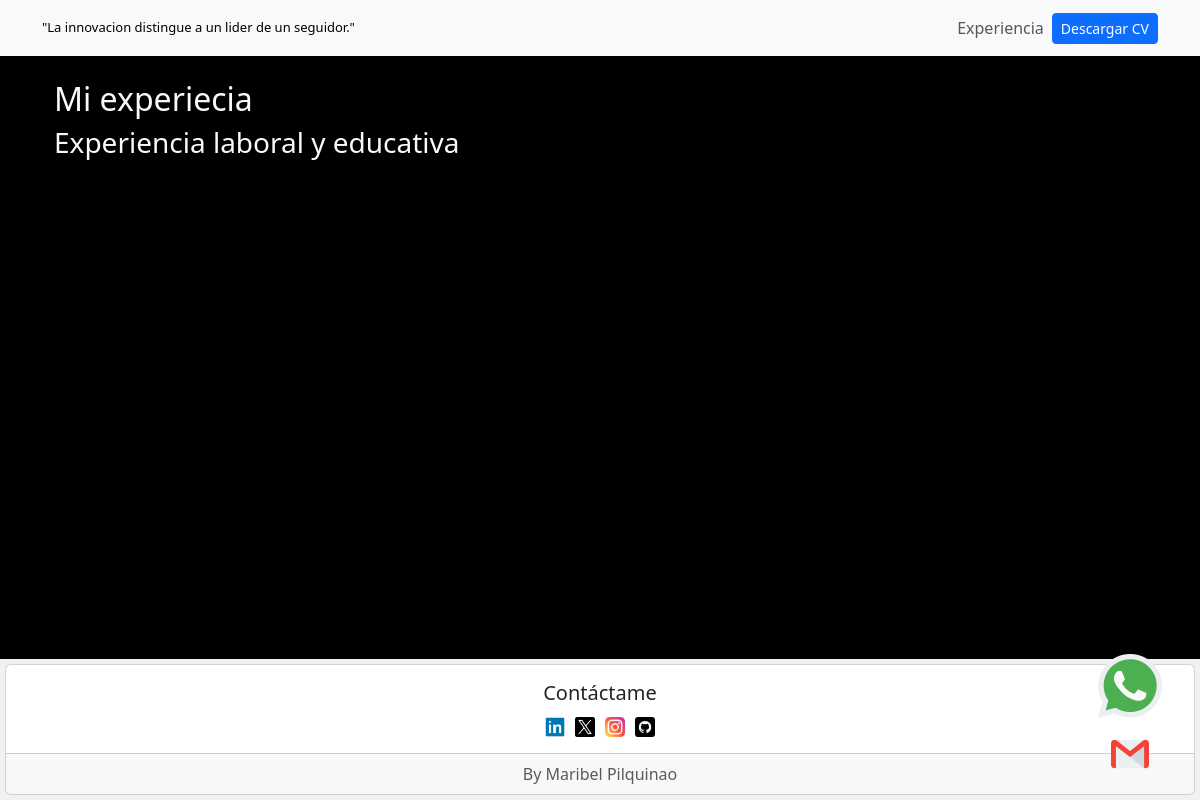
Before: /experience/ with the older database file.
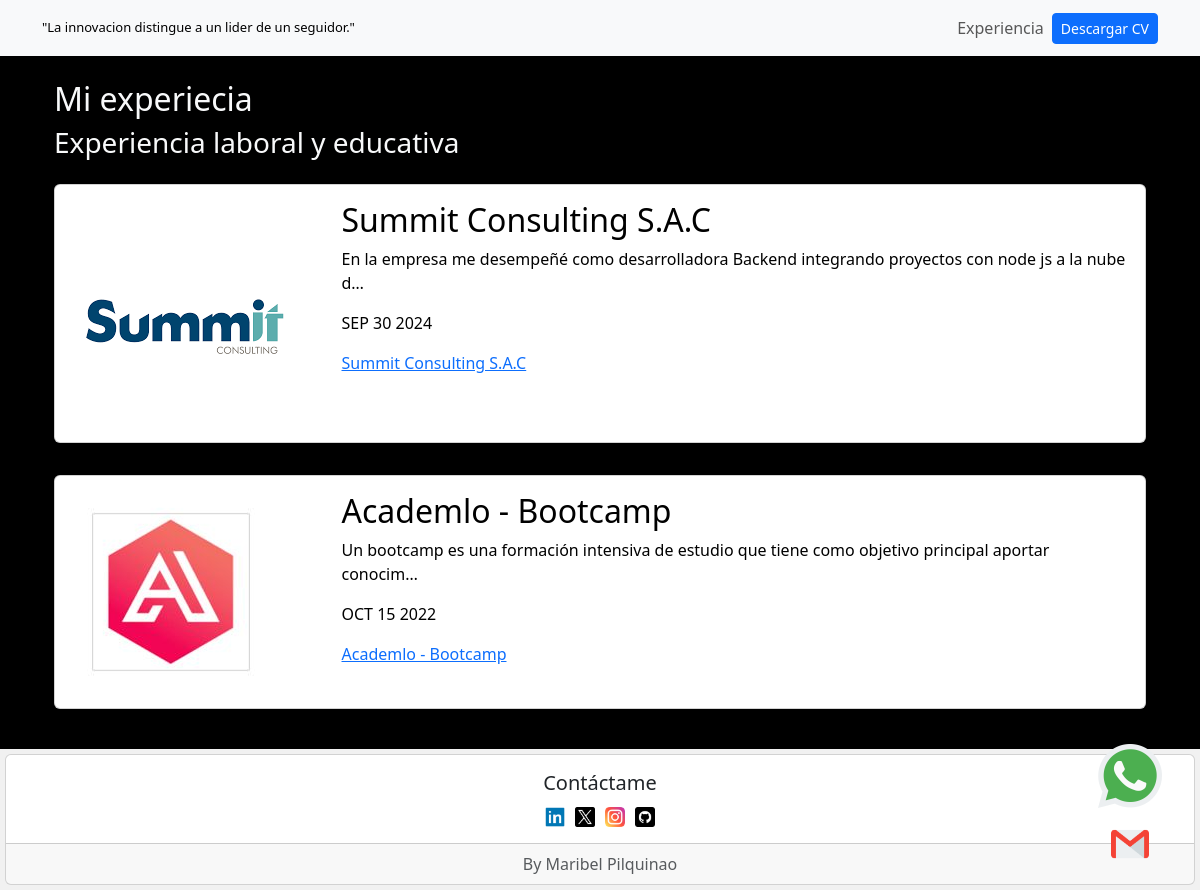
After: the same page with the newer database file.
### experience/models.py (models this page shows)
class Post(models.Model):
    title = models.CharField(max_length=100)
    description = models.TextField()
    image = models.ImageField(upload_to='experience/images')
    date = models.DateField(datetime.date.today)

### experience/views.py (the view)
# urls.py: path('', render_posts, name='posts'),
def render_posts(request):
    posts = Post.objects.all()
    return render(request, 'posts.html', {'posts': posts})

### experience/templates/posts.html
{% extends 'layout.html' %}
{% block content%}
<h1 class="fs-2">Mi experiecia<h1>
    <h3>Experiencia laboral y educativa {{total_posts}} {{total_posts|pluralize}}</h3>
{% for post in posts %}
<div class="py-3 card-exp">
    <div class="card card-body">
        <div class="row">
            <div class="col-3">
                <img class="img-fluid" src="{{post.image.url}}" alt="{{post.title}}">
            </div>
            <div class="col-9">
                <h2>{{post.title}}</h2>
                <p>{{post.description | truncatechars:100 }}</p>
                <p>{{post.date |date:'M d Y' |upper}}</p>
                <a href="{% url 'experience:post_detail' post.id %}">{{post.title}}</a>
            </div>
        </div>
    </div>
</div>
{% endfor %}
{% endblock%}

### portfolio/templates/layout.html (shortened to what this page needs)
{% load static %}
<!DOCTYPE html>
<html lang="es" >
<head>
    <link href="https://cdn.jsdelivr.net/npm/bootstrap@5.3.3/dist/css/bootstrap.min.css" rel="stylesheet">
    <link rel="stylesheet" href="{% static 'style.css'%}">
</head>
<body class="text-light body-bg ">
    {% include 'partials/navbar.html' %}
    <div class="container p-4 wrapper">
        {% block content%}
        {% endblock%}
    </div>
    <div class="container-contact row" >
        <div class="contact">
            <a href="https://wa.me/51922455621?text=Hola,%20Maribel" target="_blank"><img src="{% static 'whatsapp.png' %}" alt=""></a>
        </div>
        <div class="contact">
            <a href="mailto:maribel.pilquinaopm@gmailcom?subject=Consulta&body=Hola,%20me%20gustaría%20más%20información" target="_blank"><img class="btn" src="{% static 'gmail.png' %}" alt=""></a>
        </div>
    </div>
    {% include 'partials/footer.html'%}
</body>
</html>

### portfolio/templates/partials/navbar.html (shortened to what this page needs)
{% load static %}
<nav class="navbar navbar-expand-lg bg-body-tertiary">
    <div class="container">
        <a
            class="custom-phrase"
            class="navbar-brand"
            href="/"
            >"La innovacion distingue a un lider de un seguidor."</a
        >
        <div
            class="collapse navbar-collapse"
            id="navbarNav"
        >
            <ul class="navbar-nav ms-auto">
                <li class="nav-item">
                    <a
                        class="nav-link"
                        href="{% url 'experience:posts'%}"
                        >Experiencia</a
                    >
                </li>
                <li class="nav-item d-flex align-items-center">
                    <a
                        class="btn btn-primary btn-sm"
                        href="{% static 'cv.pdf' %}"
                        target="_blank"
                        >Descargar CV</a
                    >
                </li>
            </ul>
        </div>
    </div>
</nav>

### portfolio/templates/partials/footer.html
{% load static %}
<footer>
    <div class="card text-center">
        <div class="card-body">
            <h5 class="card-title">Contáctame</h5>
            <div class="d-flex justify-content-center">
                <div>
                    <a
                        href="https://www.linkedin.com/in/maribel-pilquinao/"
                        target="_blank"
                        ><img
                            class="icon-rrss"
                            src="{% static 'link.png'%}"
                            alt=""
                    /></a>
                </div>
                <div>
                    <a
                        href="https://x.com/Maribel_alej"
                        target="_blank"
                        ><img
                            class="icon-rrss"
                            src="{% static 'x.png'%}"
                            alt=""
                    /></a>
                </div>
                <div>
                    <a
                        href="https://www.instagram.com/maribelalejandrap/"
                        target="_blank"
                        ><img
                            class="icon-rrss"
                            src="{% static 'instagram.png'%}"
                            alt=""
                    /></a>
                </div>
                <div>
                    <a
                        href="https://github.com/MaribelPilquinao"
                        target="_blank"
                        ><img
                            class="icon-rrss"
                            src="{% static 'github.png'%}"
                            alt=""
                    /></a>
                </div>
            </div>
        </div>
        <div class="card-footer text-body-secondary">By Maribel Pilquinao</div>
    </div>
</footer>

### portfolio/static/style.css (style rules this page uses)
body, html { height: 100%; margin: 0; display: flex; flex-direction: column; overflow: visible; }
.body-bg { background: #000; }
.custom-phrase { color: black; font-size: small; text-decoration: none; }
.icon-rrss { width: 20px; height: 20px; margin: 0 5px; }
.wrapper { flex: 1; }
footer { background-color: #f1f1f1; padding: 5px; text-align: center; }
.card-exp { color: #000; }
.container-contact { position: fixed; bottom: 20px; right: 0; display: flex; gap: 10px; z-index: 10; }
.contact img { width: 4rem; height: auto; }
.contact { margin-right: -30px; }

Changed rows visible on the page:
added Post: image (picture), title "Summit Consulting S.A.C", description "En la empresa me desempeñé como desarrolladora Backend integrando proyectos con node js a la nube d…", date "SEP 30 2024"
added Post: image (picture), title "Academlo - Bootcamp", description "Un bootcamp es una formación intensiva de estudio que tiene como objetivo principal aportar conocim…", date "OCT 15 2022"
